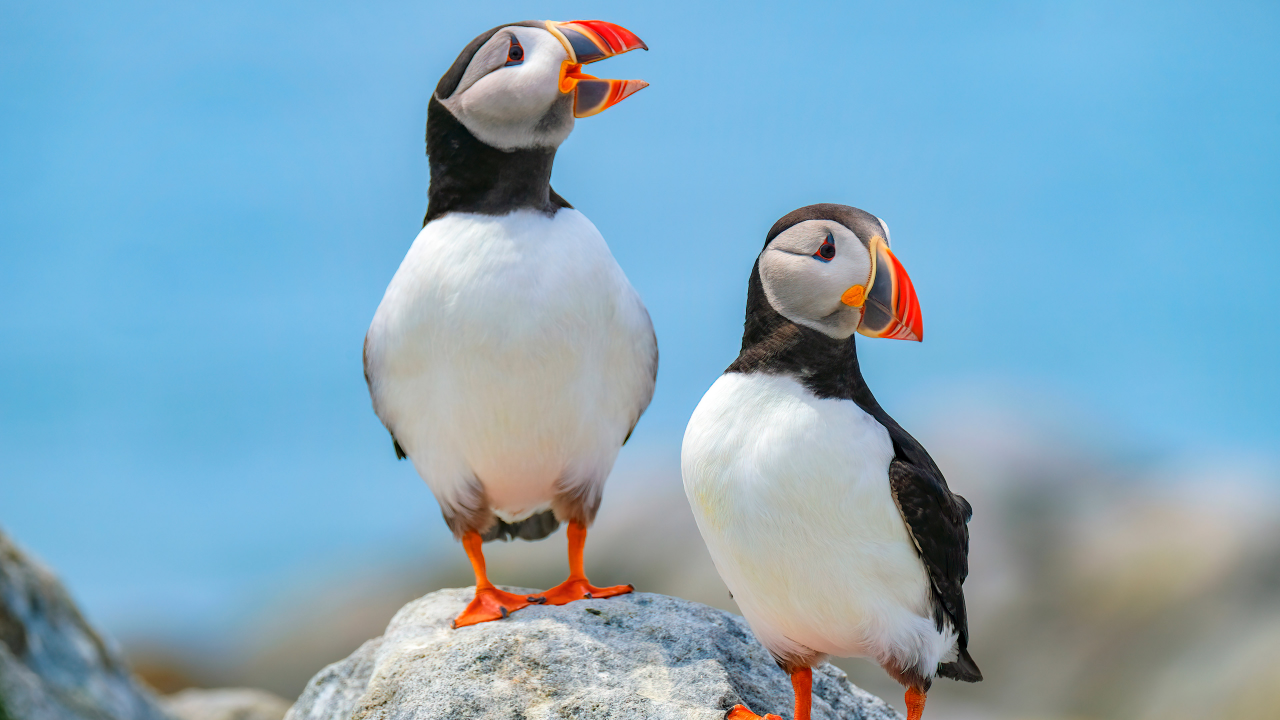
#> input picture CV_Practice/test.jpg, 3840 x 2160 px (shown at 1/3 size)
$ python 03_bounding_box.py
#> lines starting #> are read from the running program, lines starting #| are printed output that depends on the picture; after the words box and inside, x2 and y2 are one past the last pixel; in counts of white or black regions, pixels touching at a corner belong together
import cv2
img_color = cv2.imread('test.jpg')
#> img_color is the input picture: shape (2160, 3840, 3); mean B, G, R 191, 169.5, 131.4

if img_color is None:
    print("이미지를 찾을 수 없습니다.")
else:
    # 전처리 및 엣지 추출
    img_color_small = cv2.resize(img_color, (0, 0), fx=0.25, fy=0.25)
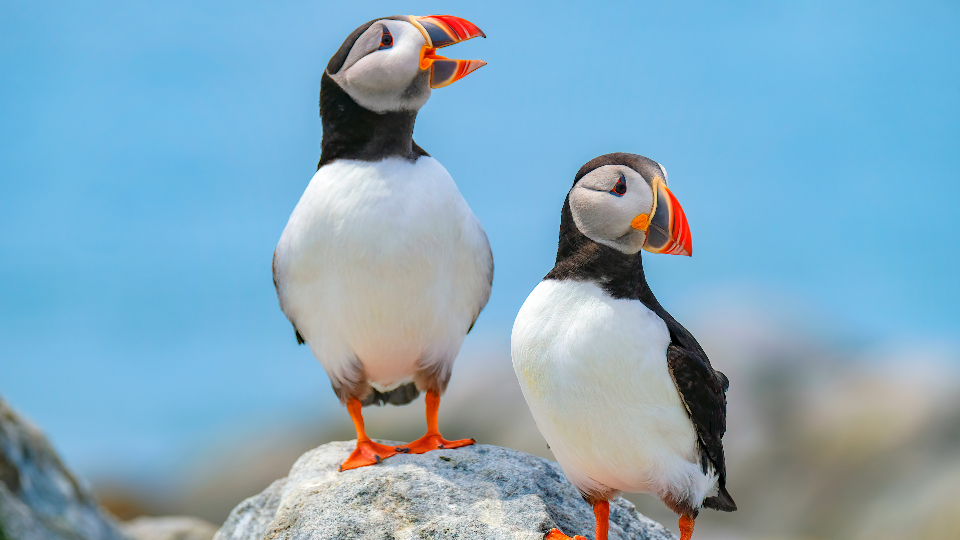
#> img_color_small: shape (540, 960, 3); mean B, G, R 191.1, 169.7, 131.6
    img_gray_small = cv2.cvtColor(img_color_small, cv2.COLOR_BGR2GRAY)
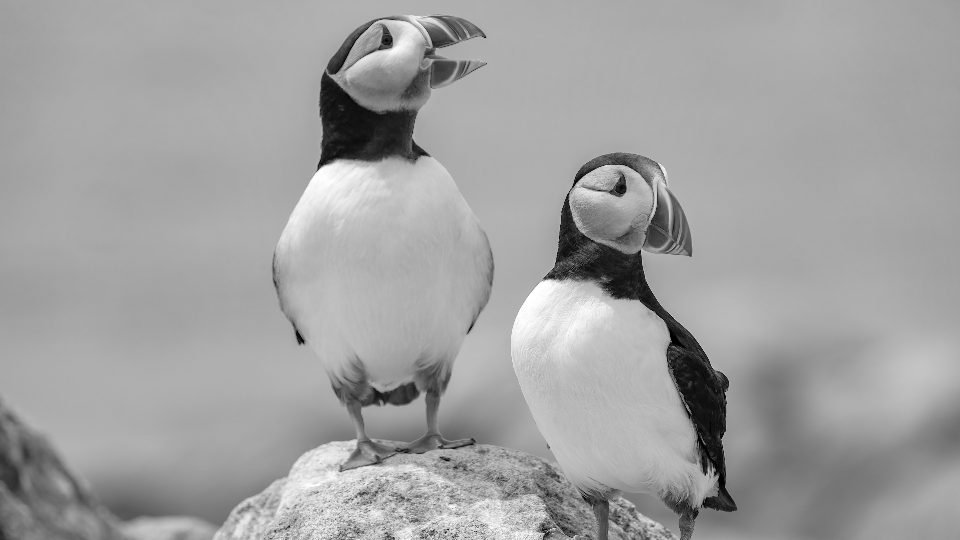
#> img_gray_small: shape (540, 960); min 0, max 255, mean 160.7
    edges = cv2.Canny(img_gray_small, 100, 200)
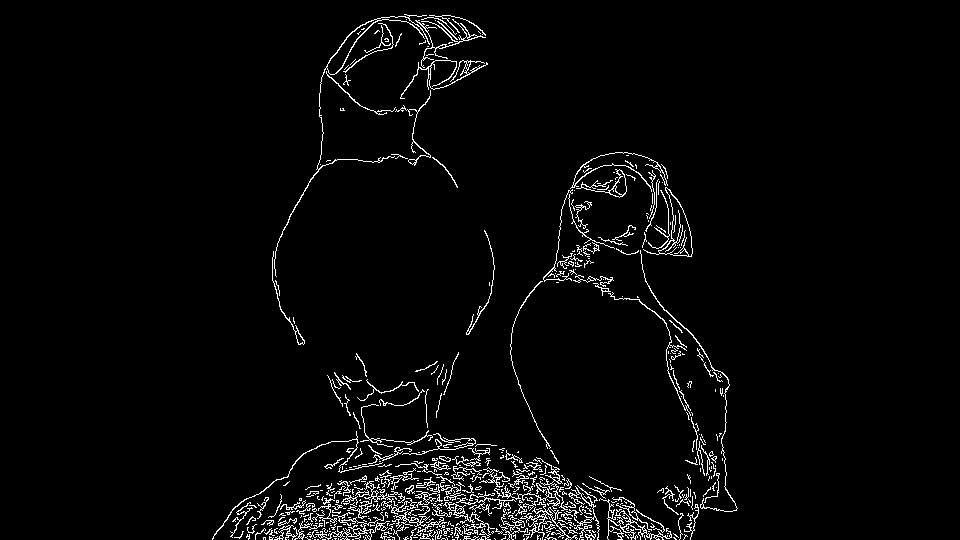
#> edges: shape (540, 960); 3.2% white in thin lines or dots, all inside (x1, y1, x2, y2) = (212, 14, 738, 540)

    # 흩어진 선들을 덩어리(Contour)로 묶어내기
    contours, hierarchy = cv2.findContours(edges, cv2.RETR_EXTERNAL, cv2.CHAIN_APPROX_SIMPLE)
#> contours = 488 contours, 434 with area under 20; largest, box (x1, y1, x2, y2) and area: (643, 187, 693, 257) 1022, (274, 14, 430, 277) 762, (520, 502, 578, 540) 270, (576, 169, 627, 198) 268, (599, 498, 672, 540) 229

    if len(contours) > 0:
        # 수많은 덩어리 중 면적이 가장 큰 것 1개만 필터링
        largest_contour = max(contours, key=cv2.contourArea)
#> largest_contour = contour of 102 points, box (x1, y1, x2, y2) (643, 187, 693, 257), area 1022

        # 덩어리를 감싸는 최소 크기의 직사각형 좌표 추출
        x, y, w, h = cv2.boundingRect(largest_contour)
#> x = 643; y = 187; w = 50; h = 70

        # 원본 이미지 위에 초록색(0, 255, 0) 타겟 박스 그리기
        cv2.rectangle(img_color_small, (x, y), (x + w, y + h), (0, 255, 0), 2)
        cv2.putText(img_color_small, 'Target Object', (x, y - 10), cv2.FONT_HERSHEY_SIMPLEX, 0.6, (0, 255, 0), 2)
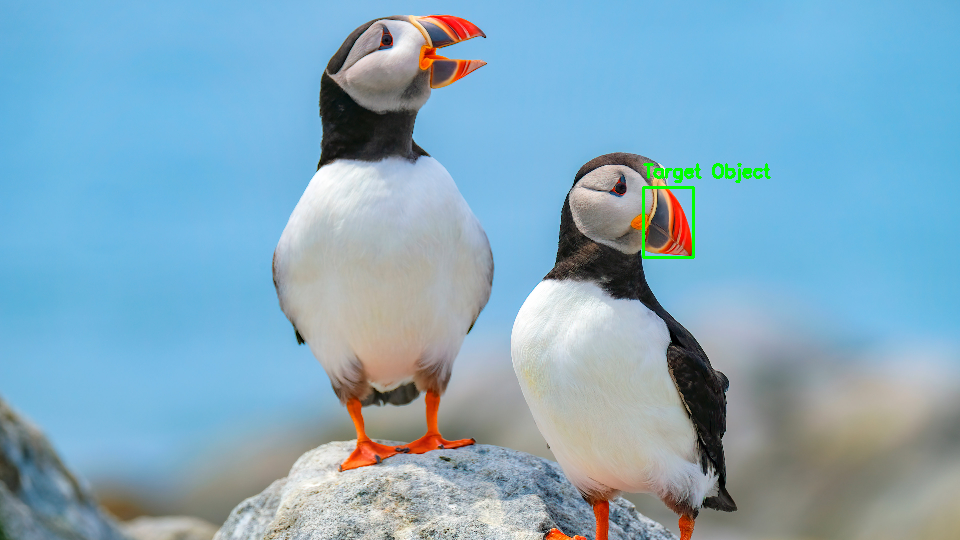
#> img_color_small: shape (540, 960, 3); mean B, G, R 190.4, 169.9, 131.1

    cv2.imshow('Bounding Box Result', img_color_small)
    cv2.waitKey(0)
    cv2.destroyAllWindows()
